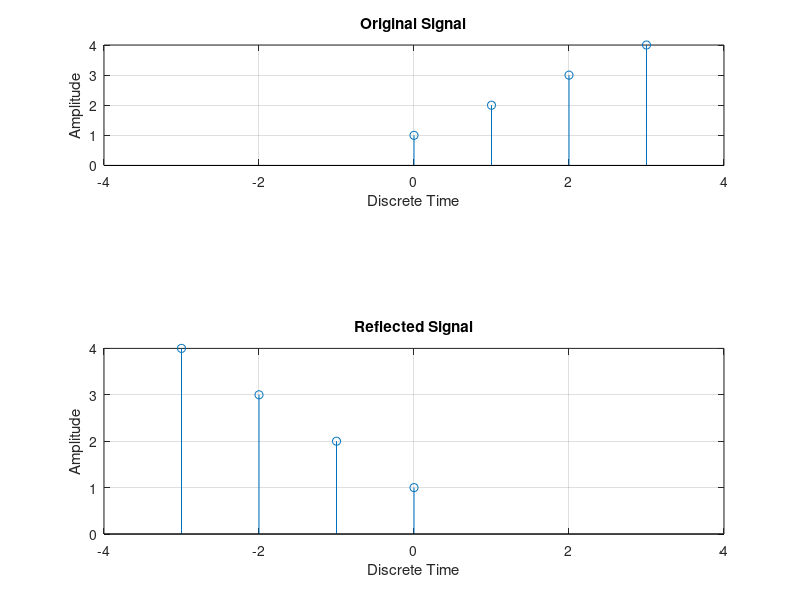

Reproduce this figure in MATLAB.
x=[1,2,3,4]
n=0:length(x)-1
subplot(3,1,1)
stem(n,x)
xlim([-4,4]) %To limit x axis from -4 to 4
grid on 
xlabel('Discrete Time')
ylabel('Amplitude')
title('Original Signal')

%Reflection
n1=-n
subplot(2,1,2)
stem(n1,x)
xlim([-4,4]) %To limit x axis from -4 to 4
grid on 
xlabel('Discrete Time')
ylabel('Amplitude')
title('Reflected Signal')
